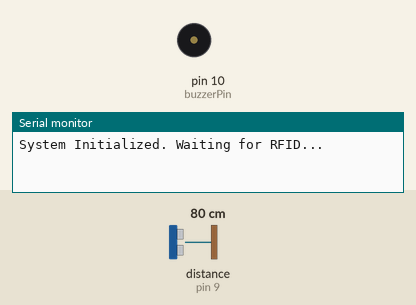
Recording of a sketch running on a simulated Arduino Uno, built with avr-gcc and run on an emulated ATmega328P. Shown: buzzer (waves = sounding, pin HIGH), the last lines printed to the serial monitor. Wiring (inferred from the names in the program): ultrasonic range finder: trigger pin 8; echo pin 9. Inputs (shaded band) come from the test bench; at power-on: distance to the obstacle (sensor on pin 9) 80 cm. The echo pulse lasts 58.3 µs per cm; pins used as bus, display or sensor lines are not drawn.

Above: at 1.2 s.
1.3 s: distance to the obstacle (sensor on pin 9) set to 12 cm
2.8 s: distance to the obstacle (sensor on pin 9) set to 9 cm
At 3.6 s:
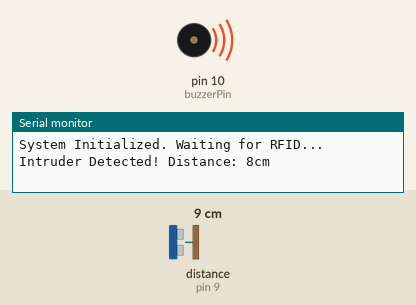
8.8 s: distance to the obstacle (sensor on pin 9) set to 18 cm
At 10.3 s:
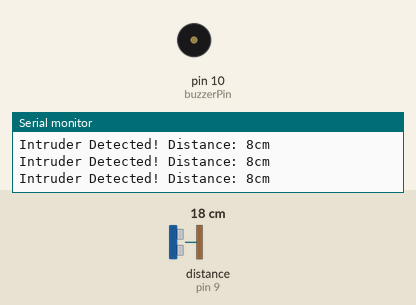
10.8 s: distance to the obstacle (sensor on pin 9) set to 2 cm
At 11.6 s:
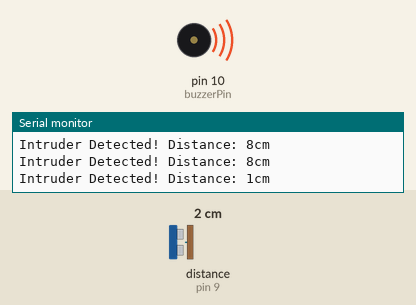
Timing chart, 0 to 14.8 s (numbered marks = the images above; inputs shaded):
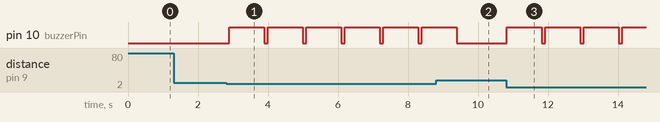

The sketch:

RFID_Intruder_Detection.ino
```cpp
// Ultrasonic Sensor Pins
const int trigPin = 8;
const int echoPin = 9;

// Buzzer Pin
const int buzzerPin = 10;

//Grant Access
const int grant_access = 2000;

// Variables
long duration;
int distance;
bool isAuthorized = false;

// Authorized RFID Tag
String authorizedCard = "010046AAF21F";

void setup() {
  // Initialize hardware serial communication
  Serial.begin(9600);

  // Set pin modes
  pinMode(trigPin, OUTPUT);
  pinMode(echoPin, INPUT);
  pinMode(buzzerPin, OUTPUT);

  // Initial state
  digitalWrite(buzzerPin, LOW);
  Serial.println("System Initialized. Waiting for RFID...");
}

void loop() {
  // Check RFID using hardware serial
  String readCard = "";
  while (Serial.available()) {
    char c = Serial.read();
    readCard += c; // Read the incoming data
  }

  // If an RFID tag is detected
  if (readCard.length() > 0) {
    Serial.println("Card Read: " + readCard);

    // Verify RFID
    if (readCard.indexOf(authorizedCard) != -1) {
      Serial.println("Access Granted.");
      isAuthorized = true;
      delay(grant_access);
    } else {
      Serial.println("Access Denied.");
    }
  }

  // Ultrasonic Sensor for Motion Detection
  digitalWrite(trigPin, LOW);
  delayMicroseconds(2);
  digitalWrite(trigPin, HIGH);
  delayMicroseconds(10);
  digitalWrite(trigPin, LOW);

  duration = pulseIn(echoPin, HIGH);
  distance = duration * 0.034 / 2; // Convert to cm

  // If motion detected and user is not authorized
  if (distance > 0 && distance < 10 && !isAuthorized) {
    Serial.println("Intruder Detected! Distance: " + String(distance) + "cm");
    digitalWrite(buzzerPin, HIGH); // Turn on buzzer
    delay(1000);                   // Alarm for 1 second
    digitalWrite(buzzerPin, LOW);  // Turn off buzzer
  } else {
    digitalWrite(buzzerPin, LOW);
  }

  delay(100); // Delay to avoid excessive reads
  isAuthorized = false; // Making Authorization False
}
```

Measured:
- the behaviour switches between 11 and 10 cm on distance to the obstacle (sensor on pin 9) (found by bisection; images 0 and 1)
- after the input at 1.3 s, every drawn part: stays the same
- after the input at 2.8 s, pin 10 (buzzerPin): alternates HIGH for 1.0 s and LOW for 0.10 s, starting after 0.09 s
- after the input at 8.8 s, pin 10 (buzzerPin): goes on until 9.4 s, then stays LOW
- after the input at 10.8 s, pin 10 (buzzerPin): alternates HIGH for 1.0 s and LOW for 0.10 s, starting at once
